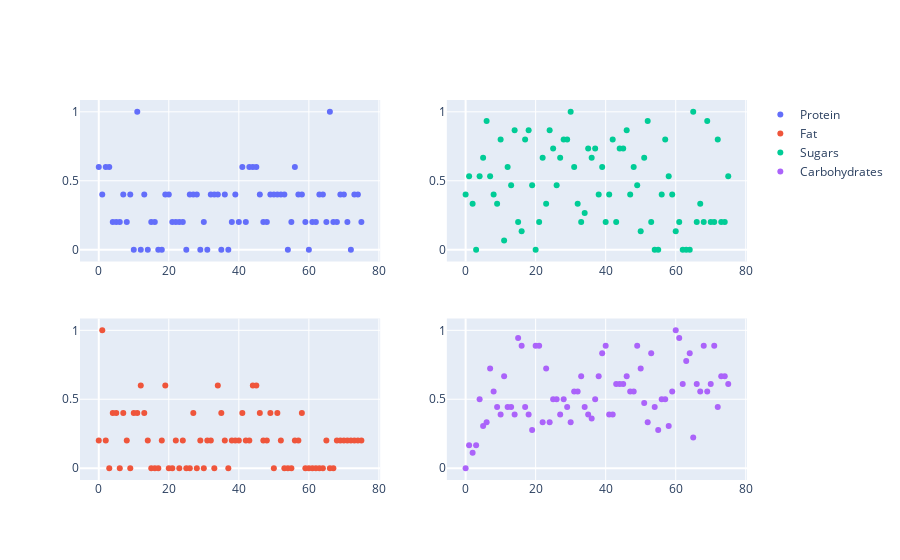

The notebook cell this image was saved under:
### Markdown cell above
Visualization

### Code cell
fig = make_subplots(rows = 2, cols = 2)
fig.add_trace(go.Scatter(x = [i for i in range(len(df["protein"]))], y = normalize(df["protein"]), mode = "markers", name = "Protein"), row = 1, col = 1)
fig.add_trace(go.Scatter(x = [i for i in range(len(df["fat"]))], y = normalize(df["fat"]), mode = "markers", name = "Fat"), row = 2, col = 1)
fig.add_trace(go.Scatter(x = [i for i in range(len(df["sugars"]))], y = normalize(df["sugars"]), mode = "markers", name = "Sugars"), row = 1, col = 2)
fig.add_trace(go.Scatter(x = [i for i in range(len(df["carbo"]))], y = normalize(df["carbo"]), mode = "markers", name = "Carbohydrates"), row = 2, col = 2)
fig.show()

### Figure 1 — Plotly figure (JSON) as saved in the notebook; plotly's stock layout.template omitted (floating-point values rounded to 4 significant figures)
{"data": [{"mode": "markers", "name": "Protein", "type": "scatter", "x": [0, 1, 2, 3, 4, 5, 6, 7, 8, 9, 10, 11, 12, 13, 14, 15, 16, 17, 18, 19, 20, 21, 22, 23, 24, 25, 26, 27, 28, 29, 30, 31, 32, 33, 34, 35, 36, 37, 38, 39, 40, 41, 42, 43, 44, 45, 46, 47, 48, 49, 50, 51, 52, 53, 54, 55, 56, 57, 58, 59, 60, 61, 62, 63, 64, 65, 66, 67, 68, 69, 70, 71, 72, 73, 74, 75], "xaxis": "x", "y": [0.6, 0.4, 0.6, 0.6, 0.2, 0.2, 0.2, 0.4, 0.2, 0.4, 0, 1, 0, 0.4, 0, 0.2, 0.2, 0, 0, 0.4, 0.4, 0.2, 0.2, 0.2, 0.2, 0, 0.4, 0.4, 0.4, 0, 0.2, 0, 0.4, 0.4, 0.4, 0, 0.4, 0, 0.2, 0.4, 0.2, 0.6, 0.2, 0.6, 0.6, 0.6, 0.4, 0.2, 0.2, 0.4, 0.4, 0.4, 0.4, 0.4, 0, 0.2, 0.6, 0.4, 0.4, 0.2, 0, 0.2, 0.2, 0.4, 0.4, 0.2, 1, 0.2, 0.2, 0.4, 0.4, 0.2, 0, 0.4, 0.4, 0.2], "yaxis": "y"}, {"mode": "markers", "name": "Fat", "type": "scatter", "x": [0, 1, 2, 3, 4, 5, 6, 7, 8, 9, 10, 11, 12, 13, 14, 15, 16, 17, 18, 19, 20, 21, 22, 23, 24, 25, 26, 27, 28, 29, 30, 31, 32, 33, 34, 35, 36, 37, 38, 39, 40, 41, 42, 43, 44, 45, 46, 47, 48, 49, 50, 51, 52, 53, 54, 55, 56, 57, 58, 59, 60, 61, 62, 63, 64, 65, 66, 67, 68, 69, 70, 71, 72, 73, 74, 75], "xaxis": "x3", "y": [0.2, 1, 0.2, 0, 0.4, 0.4, 0, 0.4, 0.2, 0, 0.4, 0.4, 0.6, 0.4, 0.2, 0, 0, 0, 0.2, 0.6, 0, 0, 0.2, 0, 0.2, 0, 0, 0.4, 0, 0.2, 0, 0.2, 0.2, 0, 0.6, 0.4, 0.2, 0, 0.2, 0.2, 0.2, 0.4, 0.2, 0.2, 0.6, 0.6, 0.4, 0.2, 0.2, 0.4, 0, 0.4, 0.2, 0, 0, 0, 0.2, 0.2, 0.4, 0, 0, 0, 0, 0, 0, 0.2, 0, 0, 0.2, 0.2, 0.2, 0.2, 0.2, 0.2, 0.2, 0.2], "yaxis": "y3"}, {"mode": "markers", "name": "Sugars", "type": "scatter", "x": [0, 1, 2, 3, 4, 5, 6, 7, 8, 9, 10, 11, 12, 13, 14, 15, 16, 17, 18, 19, 20, 21, 22, 23, 24, 25, 26, 27, 28, 29, 30, 31, 32, 33, 34, 35, 36, 37, 38, 39, 40, 41, 42, 43, 44, 45, 46, 47, 48, 49, 50, 51, 52, 53, 54, 55, 56, 57, 58, 59, 60, 61, 62, 63, 64, 65, 66, 67, 68, 69, 70, 71, 72, 73, 74, 75], "xaxis": "x2", "y": [0.4, 0.5333, 0.3333, 0, 0.5333, 0.6667, 0.9333, 0.5333, 0.4, 0.3333, 0.8, 0.06667, 0.6, 0.4667, 0.8667, 0.2, 0.1333, 0.8, 0.8667, 0.4667, 0, 0.2, 0.6667, 0.3333, 0.8667, 0.7333, 0.4667, 0.6667, 0.8, 0.8, 1, 0.6, 0.3333, 0.2, 0.2667, 0.7333, 0.6667, 0.7333, 0.4, 0.6, 0.2, 0.4, 0.8, 0.2, 0.7333, 0.7333, 0.8667, 0.4, 0.6, 0.4667, 0.1333, 0.6667, 0.9333, 0.2, 0, 0, 0.4, 0.8, 0.5333, 0.4, 0.1333, 0.2, 0, 0, 0, 1, 0.2, 0.3333, 0.2, 0.9333, 0.2, 0.2, 0.8, 0.2, 0.2, 0.5333], "yaxis": "y2"}, {"mode": "markers", "name": "Carbohydrates", "type": "scatter", "x": [0, 1, 2, 3, 4, 5, 6, 7, 8, 9, 10, 11, 12, 13, 14, 15, 16, 17, 18, 19, 20, 21, 22, 23, 24, 25, 26, 27, 28, 29, 30, 31, 32, 33, 34, 35, 36, 37, 38, 39, 40, 41, 42, 43, 44, 45, 46, 47, 48, 49, 50, 51, 52, 53, 54, 55, 56, 57, 58, 59, 60, 61, 62, 63, 64, 65, 66, 67, 68, 69, 70, 71, 72, 73, 74, 75], "xaxis": "x4", "y": [0, 0.1667, 0.1111, 0.1667, 0.5, 0.3056, 0.3333, 0.7222, 0.5556, 0.4444, 0.3889, 0.6667, 0.4444, 0.4444, 0.3889, 0.9444, 0.8889, 0.4444, 0.3889, 0.2778, 0.8889, 0.8889, 0.3333, 0.7222, 0.3333, 0.5, 0.5, 0.3889, 0.5, 0.4444, 0.3333, 0.5556, 0.5556, 0.6667, 0.4444, 0.3889, 0.3611, 0.5, 0.6667, 0.8333, 0.8889, 0.3889, 0.3889, 0.6111, 0.6111, 0.6111, 0.6667, 0.5556, 0.5556, 0.8889, 0.7222, 0.4722, 0.3333, 0.8333, 0.4444, 0.2778, 0.5, 0.5, 0.3056, 0.5556, 1, 0.9444, 0.6111, 0.7778, 0.8333, 0.2222, 0.6111, 0.5556, 0.8889, 0.5556, 0.6111, 0.8889, 0.4444, 0.6667, 0.6667, 0.6111], "yaxis": "y4"}], "layout": {"xaxis": {"anchor": "y", "domain": [0, 0.45]}, "xaxis2": {"anchor": "y2", "domain": [0.55, 1]}, "xaxis3": {"anchor": "y3", "domain": [0, 0.45]}, "xaxis4": {"anchor": "y4", "domain": [0.55, 1]}, "yaxis": {"anchor": "x", "domain": [0.575, 1]}, "yaxis2": {"anchor": "x2", "domain": [0.575, 1]}, "yaxis3": {"anchor": "x3", "domain": [0, 0.425]}, "yaxis4": {"anchor": "x4", "domain": [0, 0.425]}}}
